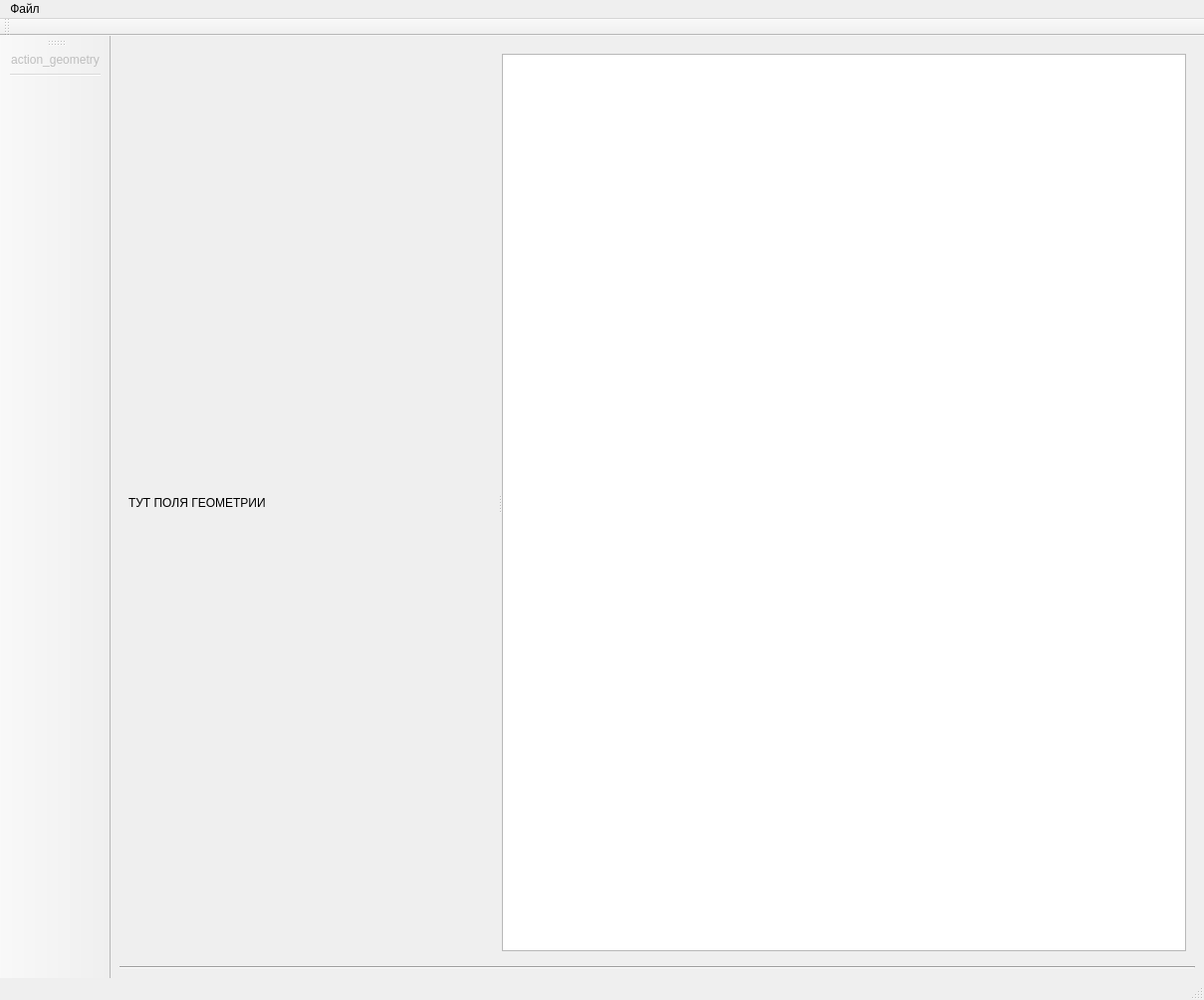
<?xml version="1.0" encoding="UTF-8"?>
<ui version="4.0">
 <class>MainWindow</class>
 <widget class="QMainWindow" name="MainWindow">
  <property name="geometry">
   <rect>
    <x>0</x>
    <y>0</y>
    <width>1209</width>
    <height>1004</height>
   </rect>
  </property>
  <property name="windowTitle">
   <string>MainWindow</string>
  </property>
  <widget class="QWidget" name="centralwidget">
   <layout class="QGridLayout" name="gridLayout">
    <item row="0" column="0">
     <widget class="QWidget" name="widget" native="true">
      <property name="sizePolicy">
       <sizepolicy hsizetype="Expanding" vsizetype="Expanding">
        <horstretch>0</horstretch>
        <verstretch>0</verstretch>
       </sizepolicy>
      </property>
      <layout class="QHBoxLayout" name="horizontalLayout">
       <item>
        <widget class="QSplitter" name="splitter">
         <property name="orientation">
          <enum>Qt::Horizontal</enum>
         </property>
         <widget class="QWidget" name="widget_2" native="true">
          <layout class="QHBoxLayout" name="horizontalLayout_2">
           <item>
            <widget class="QLabel" name="label">
             <property name="text">
              <string>ТУТ ПОЛЯ ГЕОМЕТРИИ</string>
             </property>
            </widget>
           </item>
          </layout>
         </widget>
         <widget class="QGraphicsView" name="graphicsView"/>
        </widget>
       </item>
      </layout>
     </widget>
    </item>
    <item row="1" column="0">
     <widget class="Line" name="line">
      <property name="orientation">
       <enum>Qt::Horizontal</enum>
      </property>
     </widget>
    </item>
   </layout>
  </widget>
  <widget class="QMenuBar" name="menubar">
   <property name="geometry">
    <rect>
     <x>0</x>
     <y>0</y>
     <width>1209</width>
     <height>21</height>
    </rect>
   </property>
   <widget class="QMenu" name="menu">
    <property name="title">
     <string>Файл</string>
    </property>
    <addaction name="action_new_file"/>
   </widget>
   <addaction name="menu"/>
  </widget>
  <widget class="QToolBar" name="toolBar">
   <property name="enabled">
    <bool>false</bool>
   </property>
   <property name="windowTitle">
    <string>toolBar</string>
   </property>
   <attribute name="toolBarArea">
    <enum>LeftToolBarArea</enum>
   </attribute>
   <attribute name="toolBarBreak">
    <bool>true</bool>
   </attribute>
   <addaction name="action_geometry"/>
   <addaction name="separator"/>
  </widget>
  <widget class="QStatusBar" name="statusbar"/>
  <widget class="QToolBar" name="toolBar_2">
   <property name="windowTitle">
    <string>toolBar_2</string>
   </property>
   <attribute name="toolBarArea">
    <enum>TopToolBarArea</enum>
   </attribute>
   <attribute name="toolBarBreak">
    <bool>true</bool>
   </attribute>
  </widget>
  <action name="action_new_file">
   <property name="checkable">
    <bool>true</bool>
   </property>
   <property name="icon">
    <iconset>
     <normaloff>C:/Users/Vitaliy/.designer/icon/new_file.png</normaloff>C:/Users/Vitaliy/.designer/icon/new_file.png</iconset>
   </property>
   <property name="text">
    <string>Новый расчет</string>
   </property>
  </action>
  <action name="action_geometry">
   <property name="checkable">
    <bool>true</bool>
   </property>
   <property name="icon">
    <iconset>
     <normaloff>../icon/geometry.png</normaloff>../icon/geometry.png</iconset>
   </property>
   <property name="text">
    <string>action_geometry</string>
   </property>
   <property name="shortcut">
    <string>Ctrl+G</string>
   </property>
  </action>
 </widget>
 <resources>
  <include location="../icon/icons.qrc"/>
 </resources>
 <connections/>
</ui>
